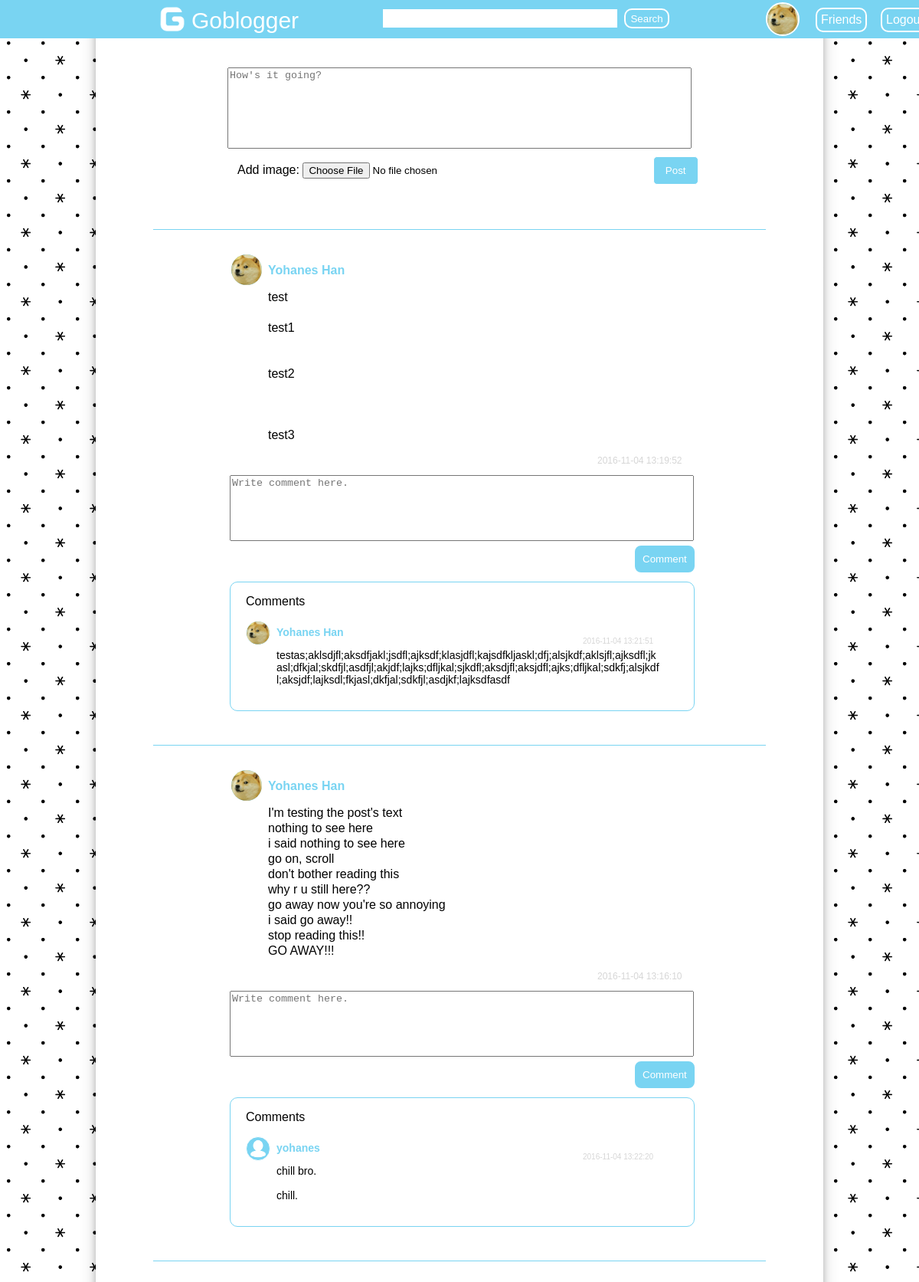
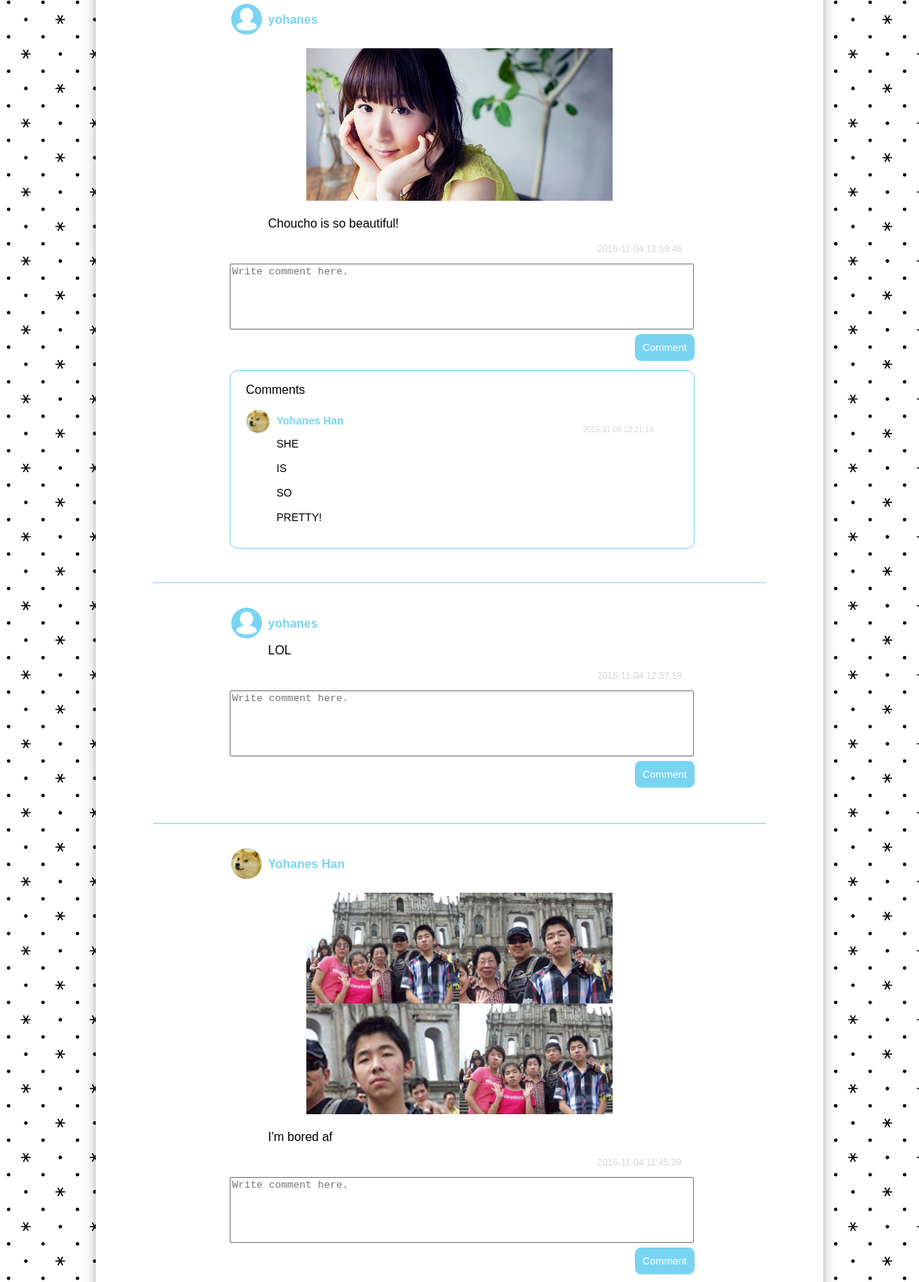
The app's page /home.php (signed in, upper part) with its own data (2 pictures, top to bottom).
### tables this page shows
CREATE TABLE `member` (
  `username` varchar(45) NOT NULL,
  `password` varchar(45) NOT NULL,
  `name` varchar(50) NOT NULL,
  `birthday` date NOT NULL,
  `email` varchar(50) NOT NULL,
  `gender` varchar(1) NOT NULL,
  `location` varchar(255) DEFAULT NULL,
  `occupation` varchar(255) DEFAULT NULL,
  `hobby` varchar(255) DEFAULT NULL,
  `profile_image` varchar(50) DEFAULT NULL,
  PRIMARY KEY (`username`)
);

CREATE TABLE `post` (
  `id_post` int(10) unsigned NOT NULL AUTO_INCREMENT,
  `username` varchar(45) NOT NULL,
  `content` text NOT NULL,
  `image` varchar(255) DEFAULT NULL,
  `date` datetime NOT NULL,
  PRIMARY KEY (`id_post`),
  KEY `FK_id_member` (`username`) USING BTREE,
  CONSTRAINT `FK_id_member` FOREIGN KEY (`username`) REFERENCES `member` (`username`)
);

CREATE TABLE `comment` (
  `id_comment` int(10) unsigned NOT NULL AUTO_INCREMENT,
  `id_post` int(10) unsigned NOT NULL,
  `username` varchar(45) NOT NULL,
  `comment` text NOT NULL,
  `date` datetime NOT NULL,
  PRIMARY KEY (`id_comment`),
  KEY `FK_username` (`username`),
  CONSTRAINT `FK_username` FOREIGN KEY (`username`) REFERENCES `member` (`username`)
);

### home.php (the view, shortened to what this page needs)
<!DOCTYPE html>
<html>
<head>
</head>
<body>
	<div id="wrapper">
		<div id="header">
			<a href="main.php" style="text-decoration:none; margin-left:200px; margin-top:-100px">
				<img src="images/resources/logo_no_background.png" style="width:50px; height:50px;">
				<span style="color:white; font-size:30px; margin-top: 10px; position:absolute; width:100px;">Goblogger</span>
			</a>
			<form method="post" action="search.php"  id="searchform">
				<input type="text" name="name" id="field_search" style="height:20px;">
				<input type="submit" name="submit" value="Search" style="height:26px;" id="button_search">
			</form>
			<div id="sidebar">
				<?php
					$conn = konek_db();
					$logged_username = $_COOKIE['logged_in'];
					$query = $conn->prepare("select profile_image from member where username=?");
					$query->bind_param("s", $logged_username);
					$result = $query->execute();
					$rows = $query->get_result();
					while($row = $rows->fetch_array()){
						$profile_image = $row['profile_image'];
						if($profile_image != null && $profile_image != '')
							echo "<a href=\"profile.php?username=$logged_username\"><img src=\"images/thumbnail/$profile_image\"></a>";
						else
							echo "<a href=\"profile.php?username=$logged_username\"><img src=\"images/resources/default_profile.png\"></a>";
					}
				?>
				<a href="friend.php" class="side_text">Friends</a>
				<a href="logout.php" class="side_text" id="sidetext">Logout</a>
			</div>
		</div>
		<div id="content">
			<div id="write">
				<form method="post" action="post.php" enctype="multipart/form-data" id="write_post">
					<textarea name="content" id="textarea" placeholder="How's it going?"></textarea>
					<label>Add image: </label><input type="file" name="image" accept=".jpg, .png, .bmp">
					<input type="submit" name="post" value="Post" id="button_post">
				</form>
				<div id="posts">
					<?php
						$conn = konek_db();
						$query = $conn->prepare("select * from post left join member ON post.username = member.username order by date desc");
						$result = $query->execute();
						$rows = $query->get_result();
						while($row = $rows->fetch_array()){
							$id_post = $row['id_post'];
							$username = $row['username'];
							$name = $row['name'];
							$content = $row['content'];
							$image = $row['image'];
							$date = $row['date'];
							$profileimage = $row['profile_image'];
							echo "<hr><div id=\"post\">";
							if($profileimage != null && $profileimage != '')
								echo "<a href=\"profile.php?username=$username\" class=\"link_profile\"><img src=\"images/thumbnail/$profileimage\" class=\"image_profile\"></a>";
							else
								echo "<a href=\"profile.php?username=$username\" class=\"link_profile\"><img src=\"images/resources/default_profile.png\" class=\"image_profile\"></a>";
							echo "<a href=\"profile.php?username=$username\" id=\"username_name\">$name</a><br>";
							if($image != null && $image != ''){
								echo "<img src=\"images/post/$image\" style=\"width:400px; margin-left:200px; margin-top:10px;\"><br><br>";
							}
							$content_new = nl2br($content);
							echo "<p style=\"margin-left:150px; margin-top:-2px; width:500px; text-align:justify; word-wrap:break-word; line-height:20px;\">$content_new</p>";
							echo "<p style=\"margin-left:580px; font-size:12px; color:#D6D6D6;\">$date</p>";
							echo "<form method=\"post\" action=\"comment.php?id_post=$id_post&logged_username=$logged_username\" class=\"form_comment\">";
							echo "<textarea name=\"comment\" id=\"text_comment\" placeholder=\"Write comment here.\"></textarea><br>";
							echo "<input type=\"submit\" name=\"post_comment\" value=\"Comment\" id=\"button_comment\">";
							echo "</form>";
							$querycheck = $conn->prepare("select * from comment where id_post = $id_post");
							$resultcheck = $querycheck->execute();
							if($result){
								$resultcheck1 = $querycheck->get_result();
								if($resultcheck1->num_rows > 0){
									echo "<div class=\"comment_list\">";
									echo "<p style=\"margin-left:20px;\">Comments</p>";
									$query1 = $conn->prepare("select * from comment left join member ON comment.username = member.username where id_post = $id_post order by date asc");
									$result1 = $query1->execute();
									$rows1 = $query1->get_result();
									while($row1 = $rows1->fetch_array()){
										$commenter = $row1['username'];
										$commenter_name = $row1['name'];
										$comment = $row1['comment'];
										$date_comment = $row1['date'];
										$profileimagecommenter = $row1['profile_image'];
										if($profileimagecommenter != null && $profileimagecommenter != '')
											echo "<a href=\"profile.php?username=$commenter\" class=\"link_commenter\"><img src=\"images/thumbnail/$profileimagecommenter\" class=\"image_profile_commenter\"></a>";
										else
											echo "<a href=\"profile.php?username=$commenter\" class=\"link_commenter\"><img src=\"images/resources/default_profile.png\" class=\"image_profile_commenter\"></a>";
										echo "<a href=\"profile.php?username=$commenter\" class=\"commenter_name\">$commenter_name</a><br>";
										echo "<p style=\"color:#D6D6D6; font-size:10px; margin-left:460px; margin-top:-20px;\">$date_comment</p>";
										$comment_new = nl2br($comment);
										echo "<p style=\"margin-left:60px; margin-top: -5px; width:500px; text-align:justify; word-wrap:break-word; font-size:14px;\">$comment_new</p>";
										echo "<br>";
									}
									echo "</div>";
								}
							}
							echo "</div>";
							echo "<br><br>";
						}
					 ?>
				</div>
			</div>
		</div>
	</div>
</body>
</html>

### home.php (style rules this page uses)
body { font-family: arial; background-image: url('images/resources/bg.png'); background-size: 30%; }
#header { margin-left:-8px; margin-top:-8px; width:100%; height:50px; background-color: #79D4F2; position:fixed; }
#content { margin: auto; padding-top: 80px; width:950px; box-shadow: 0 4px 8px 0 rgba(0, 0, 0, 0.2), 0 6px 20px 0 rgba(0, 0, 0, 0.19); background-color: white; }
#searchform { margin-left: 500px; margin-top: -43px; }
#field_search { width:300px; border: 1px solid white; }
#button_search { margin-left: 5px; color:white; border: 2px solid white; background-color: #79D4F2; border-radius: 10px; transition: background-color 300ms; }
#sidebar img { width:40px; height:40px; margin-left: 1000px; margin-top: -34px; position: absolute; border: 2px solid white; border-radius: 25px; }
.image_profile { width:40px; height:40px; border: 2px solid white; border-radius: 25px; vertical-align: top; background-color: #79D4F2; }
.link_profile { margin-left: 100px; }
.image_profile_commenter { width:30px; height:30px; border: 1.5px solid white; border-radius: 18.75px; vertical-align: top; background-color: #79D4F2; }
.link_commenter { margin-left: 20px; }
.side_text { text-decoration: none; color:white; position:absolute; margin-left:1065px; margin-top: -27px; border: 2px solid white; padding:5px; border-radius: 10px; transition: background-color 300ms; }
#sidetext { margin-left:1150px; }
#write { width:800px; margin-left: auto; margin-right: auto; }
#textarea { display: block; margin-left: auto; margin-right: auto; width:600px; height:100px; resize:none; margin-bottom: 10px; }
#write label { margin-left:110px; }
#button_post { padding-left:15px; padding-right:15px; padding-top: 10px; padding-bottom: 10px; color:white; margin-left: 200px; border: 1px solid white; background-color: #79D4F2; border-radius: 5px; }
#write_post { padding-bottom: 50px; }
#username_name { margin-left: 150px; display: block; margin-top:-30px; text-decoration: none; font-weight: bold; color: #79D4F2; width:300px; }
.commenter_name { margin-top: -25px; margin-left: 60px; font-size: 14px; display: block; text-decoration: none; font-weight: bold; color: #79D4F2; width:300px; }
.form_comment #text_comment { resize: none; width:600px; height:80px; margin-left: 100px; }
#button_comment { margin-left: 627px; color:white; padding:10px; border: 2px solid white; background-color: #79D4F2; border-radius: 10px; transition: background-color 300ms; }
.comment_list { margin-top: 10px; border: 1px solid #79D4F2; width:605px; margin-left:100px; border-radius: 10px; }
hr { margin-bottom: 30px; height:0px; border:0; border-top: 1px solid #79D4F2; }

### records on screen
member: profile_image (picture)
post: username.profile_image (picture), username.name "Yohanes Han", content "test test1 test2 test3", date "2016-11-04 13:19:52"
comment: username.profile_image (picture), username.name "Yohanes Han", date "2016-11-04 13:21:51", comment "testas;aklsdjfl;aksdfjakl;jsdfl;ajksdf;klasjdfl;kajsdfkljaskl;dfj;alsjkdf;aklsjfl;ajksdfl;jkasl;dfkjal;skdfjl;asdfjl;akjdf;lajks;dfljkal;sjkdfl;aksdjfl;aksjdfl;ajks;dfljkal;sdkfj;alsjkdfl;aksjdf;lajksdl;fkjasl;dkfjal;sdkfjl;asdjkf;lajksdfasdf"
post: username.profile_image (picture), username.name "Yohanes Han", content "I'm testing the post's text nothing to see here i said nothing to see here go on, scroll don't bother reading this why r u still here?? go away now you're so annoying i said go away!! stop reading this!! GO AWAY!!!", date "2016-11-04 13:16:10"
comment: username.name "yohanes", date "2016-11-04 13:22:20", comment "chill bro. chill."
post: username.name "yohanes", image (picture), content "Choucho is so beautiful!", date "2016-11-04 12:59:46"
comment: username.profile_image (picture), username.name "Yohanes Han", date "2016-11-04 13:21:14", comment "SHE IS SO PRETTY!"
post: username.name "yohanes", content "LOL", date "2016-11-04 12:57:18"
post: username.profile_image (picture), username.name "Yohanes Han", image (picture), content "I'm bored af", date "2016-11-04 11:45:39"
